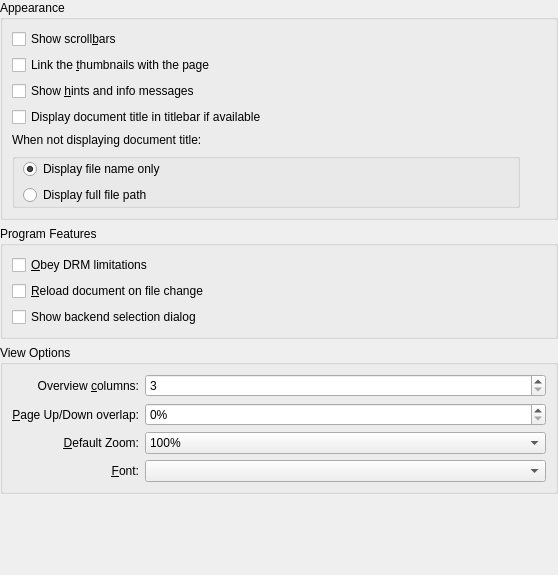
<?xml version="1.0" encoding="UTF-8"?>
<ui version="4.0">
 <class>DlgGeneralBase</class>
 <widget class="QWidget" name="DlgGeneralBase">
  <property name="geometry">
   <rect>
    <x>0</x>
    <y>0</y>
    <width>558</width>
    <height>575</height>
   </rect>
  </property>
  <layout class="QVBoxLayout">
   <property name="margin">
    <number>0</number>
   </property>
   <item>
    <widget class="QGroupBox" name="groupBox">
     <property name="title">
      <string>Appearance</string>
     </property>
     <layout class="QHBoxLayout">
      <property name="spacing">
       <number>6</number>
      </property>
      <property name="margin">
       <number>9</number>
      </property>
      <item>
       <layout class="QVBoxLayout">
        <property name="spacing">
         <number>6</number>
        </property>
        <property name="margin">
         <number>0</number>
        </property>
        <item>
         <widget class="QCheckBox" name="kcfg_ShowScrollBars">
          <property name="text">
           <string>Show scroll&amp;bars</string>
          </property>
         </widget>
        </item>
        <item>
         <widget class="QCheckBox" name="kcfg_SyncThumbnailsViewport">
          <property name="enabled">
           <bool>true</bool>
          </property>
          <property name="text">
           <string>Link the &amp;thumbnails with the page</string>
          </property>
         </widget>
        </item>
        <item>
         <widget class="QCheckBox" name="kcfg_ShowOSD">
          <property name="text">
           <string>Show &amp;hints and info messages</string>
          </property>
         </widget>
        </item>
        <item>
         <widget class="QCheckBox" name="kcfg_DisplayDocumentTitle">
          <property name="text">
           <string>Display document title in titlebar if available</string>
          </property>
         </widget>
        </item>
        <item>
         <widget class="QLabel" name="label">
          <property name="text">
           <string>When not displaying document title:</string>
          </property>
         </widget>
        </item>
        <item>
         <widget class="KButtonGroup" name="kcfg_DisplayDocumentNameOrPath">
          <property name="styleSheet">
           <string notr="true">KButtonGroup {border:0; }</string>
          </property>
          <property name="flat">
           <bool>true</bool>
          </property>
          <property name="current" stdset="0">
           <number>0</number>
          </property>
          <layout class="QVBoxLayout" name="verticalLayout_3">
           <property name="leftMargin">
            <number>8</number>
           </property>
           <property name="topMargin">
            <number>0</number>
           </property>
           <property name="bottomMargin">
            <number>0</number>
           </property>
           <item>
            <widget class="QRadioButton" name="radioFileName">
             <property name="text">
              <string>Display file name only</string>
             </property>
             <property name="checked">
              <bool>true</bool>
             </property>
            </widget>
           </item>
           <item>
            <widget class="QRadioButton" name="radioFilePath">
             <property name="text">
              <string>Display full file path</string>
             </property>
             <property name="checked">
              <bool>false</bool>
             </property>
            </widget>
           </item>
          </layout>
         </widget>
        </item>
        <item>
         <layout class="QVBoxLayout" name="verticalLayout">
          <property name="leftMargin">
           <number>4</number>
          </property>
          <property name="topMargin">
           <number>0</number>
          </property>
         </layout>
        </item>
       </layout>
      </item>
      <item>
       <layout class="QVBoxLayout">
        <property name="spacing">
         <number>6</number>
        </property>
        <property name="margin">
         <number>0</number>
        </property>
        <item>
         <widget class="QLabel" name="pixmapLabel1_2">
          <property name="sizePolicy">
           <sizepolicy hsizetype="Fixed" vsizetype="Fixed">
            <horstretch>0</horstretch>
            <verstretch>0</verstretch>
           </sizepolicy>
          </property>
         </widget>
        </item>
        <item>
         <spacer>
          <property name="orientation">
           <enum>Qt::Vertical</enum>
          </property>
          <property name="sizeType">
           <enum>QSizePolicy::Minimum</enum>
          </property>
          <property name="sizeHint" stdset="0">
           <size>
            <width>20</width>
            <height>1</height>
           </size>
          </property>
         </spacer>
        </item>
       </layout>
      </item>
     </layout>
    </widget>
   </item>
   <item>
    <widget class="QGroupBox" name="groupBox_2">
     <property name="title">
      <string>Program Features</string>
     </property>
     <layout class="QHBoxLayout">
      <property name="spacing">
       <number>6</number>
      </property>
      <property name="margin">
       <number>9</number>
      </property>
      <item>
       <layout class="QVBoxLayout">
        <property name="spacing">
         <number>6</number>
        </property>
        <property name="margin">
         <number>0</number>
        </property>
        <item>
         <widget class="QCheckBox" name="kcfg_ObeyDRM">
          <property name="text">
           <string>&amp;Obey DRM limitations</string>
          </property>
         </widget>
        </item>
        <item>
         <widget class="QCheckBox" name="kcfg_WatchFile">
          <property name="text">
           <string>&amp;Reload document on file change</string>
          </property>
         </widget>
        </item>
        <item>
         <widget class="QCheckBox" name="kcfg_ChooseGenerators">
          <property name="text">
           <string>Show backend selection dialog</string>
          </property>
         </widget>
        </item>
       </layout>
      </item>
      <item>
       <layout class="QVBoxLayout">
        <property name="spacing">
         <number>6</number>
        </property>
        <property name="margin">
         <number>0</number>
        </property>
        <item>
         <widget class="QLabel" name="pixmapLabel1_2_2">
          <property name="sizePolicy">
           <sizepolicy hsizetype="Fixed" vsizetype="Fixed">
            <horstretch>0</horstretch>
            <verstretch>0</verstretch>
           </sizepolicy>
          </property>
         </widget>
        </item>
        <item>
         <spacer>
          <property name="orientation">
           <enum>Qt::Vertical</enum>
          </property>
          <property name="sizeType">
           <enum>QSizePolicy::Minimum</enum>
          </property>
          <property name="sizeHint" stdset="0">
           <size>
            <width>20</width>
            <height>1</height>
           </size>
          </property>
         </spacer>
        </item>
       </layout>
      </item>
     </layout>
    </widget>
   </item>
   <item>
    <widget class="QGroupBox" name="groupBox_3">
     <property name="title">
      <string>View Options</string>
     </property>
     <layout class="QGridLayout" name="gridLayout" columnstretch="0,1,0">
      <item row="0" column="0">
       <widget class="QLabel" name="columnLabel">
        <property name="text">
         <string>Overview &amp;columns:</string>
        </property>
        <property name="alignment">
         <set>Qt::AlignRight|Qt::AlignTrailing|Qt::AlignVCenter</set>
        </property>
        <property name="buddy">
         <cstring>kcfg_ViewColumns</cstring>
        </property>
       </widget>
      </item>
      <item row="1" column="0">
       <widget class="QLabel" name="scrollOverlapLabel">
        <property name="toolTip">
         <string>Defines how much of the current viewing area will still be visible when pressing the Page Up/Down keys.</string>
        </property>
        <property name="text">
         <string>&amp;Page Up/Down overlap:</string>
        </property>
        <property name="alignment">
         <set>Qt::AlignRight|Qt::AlignTrailing|Qt::AlignVCenter</set>
        </property>
        <property name="buddy">
         <cstring>kcfg_ScrollOverlap</cstring>
        </property>
       </widget>
      </item>
      <item row="3" column="0">
       <widget class="QLabel" name="label_4">
        <property name="toolTip">
         <string>Defines font for plain text documents.</string>
        </property>
        <property name="whatsThis">
         <string comment="@info:whatsthis">Defines font for plain text documents.</string>
        </property>
        <property name="text">
         <string>&amp;Font:</string>
        </property>
        <property name="alignment">
         <set>Qt::AlignRight|Qt::AlignTrailing|Qt::AlignVCenter</set>
        </property>
        <property name="buddy">
         <cstring>kcfg_Font</cstring>
        </property>
       </widget>
      </item>
      <item row="2" column="0">
       <widget class="QLabel" name="label_3">
        <property name="toolTip">
         <string>Defines the default zoom mode for files which were never opened before.
For files which were opened before the previous zoom is applied.</string>
        </property>
        <property name="whatsThis">
         <string comment="@info:whatsthis">Defines the default zoom mode for files which were never opened before.
For files which were opened before the previous zoom is applied.</string>
        </property>
        <property name="text">
         <string>&amp;Default Zoom:</string>
        </property>
        <property name="alignment">
         <set>Qt::AlignRight|Qt::AlignTrailing|Qt::AlignVCenter</set>
        </property>
        <property name="buddy">
         <cstring>kcfg_ZoomMode</cstring>
        </property>
       </widget>
      </item>
      <item row="3" column="1" colspan="2">
       <widget class="KFontComboBox" name="kcfg_Font"/>
      </item>
      <item row="2" column="1" colspan="2">
       <widget class="QComboBox" name="kcfg_ZoomMode">
        <property name="toolTip">
         <string>Defines the default zoom mode for files which were never opened before.
For files which were opened before the previous zoom is applied.</string>
        </property>
        <property name="whatsThis">
         <string comment="@info:whatsthis">Defines the default zoom mode for files which were never opened before.
For files which were opened before the previous zoom is applied.</string>
        </property>
        <item>
         <property name="text">
          <string>100%</string>
         </property>
        </item>
        <item>
         <property name="text">
          <string>Fit Width</string>
         </property>
        </item>
        <item>
         <property name="text">
          <string>Fit Page</string>
         </property>
        </item>
       </widget>
      </item>
      <item row="1" column="1" colspan="2">
       <widget class="KIntSpinBox" name="kcfg_ScrollOverlap">
        <property name="suffix">
         <string>%</string>
        </property>
        <property name="maximum">
         <number>50</number>
        </property>
        <property name="singleStep">
         <number>5</number>
        </property>
       </widget>
      </item>
      <item row="0" column="1" colspan="2">
       <widget class="KIntSpinBox" name="kcfg_ViewColumns">
        <property name="minimum">
         <number>3</number>
        </property>
        <property name="maximum">
         <number>10</number>
        </property>
       </widget>
      </item>
     </layout>
    </widget>
   </item>
   <item>
    <spacer>
     <property name="orientation">
      <enum>Qt::Vertical</enum>
     </property>
     <property name="sizeHint" stdset="0">
      <size>
       <width>20</width>
       <height>4</height>
      </size>
     </property>
    </spacer>
   </item>
  </layout>
 </widget>
 <customwidgets>
  <customwidget>
   <class>KButtonGroup</class>
   <extends>QGroupBox</extends>
   <header>kbuttongroup.h</header>
   <container>1</container>
  </customwidget>
  <customwidget>
   <class>KFontComboBox</class>
   <extends>KComboBox</extends>
   <header>kfontcombobox.h</header>
  </customwidget>
  <customwidget>
   <class>KComboBox</class>
   <extends>QComboBox</extends>
   <header>kcombobox.h</header>
  </customwidget>
  <customwidget>
   <class>KIntSpinBox</class>
   <extends>QSpinBox</extends>
   <header>knuminput.h</header>
  </customwidget>
 </customwidgets>
 <includes>
  <include location="global">kiconloader.h</include>
 </includes>
 <resources/>
 <connections/>
</ui>
